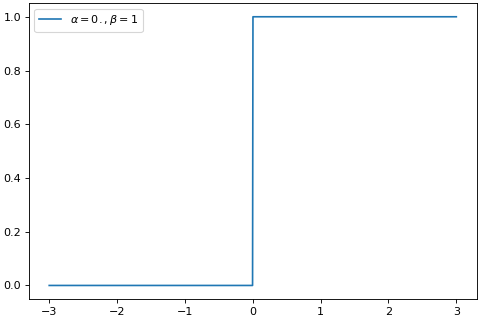

The script that drew this image:
import brainpy as bp
import brainpy.math as bm
import matplotlib.pyplot as plt
xs = bm.linspace(-3, 3, 1000)
bp.visualize.get_figure(1, 1, 4, 6)
grads = bm.vector_grad(bm.surrogate.leaky_relu)(xs, 0., 1.)
plt.plot(bm.as_numpy(xs), bm.as_numpy(grads), label=r'$\alpha=0., \beta=1.$')
plt.legend()
plt.show()
